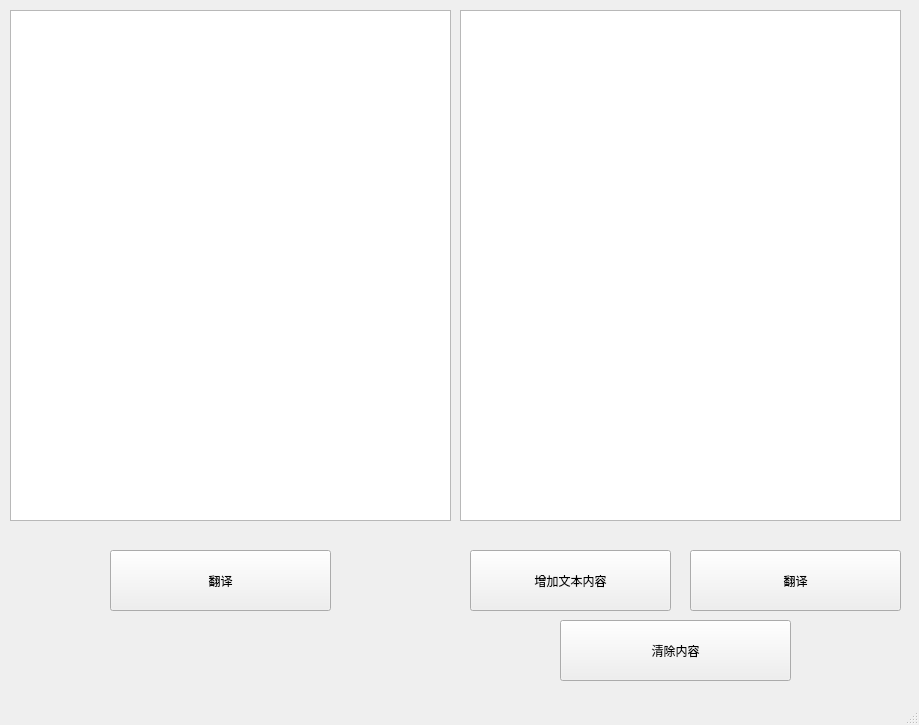
<?xml version="1.0" encoding="UTF-8"?>
<ui version="4.0">
 <class>Translator_Google</class>
 <widget class="QMainWindow" name="Translator_Google">
  <property name="geometry">
   <rect>
    <x>0</x>
    <y>0</y>
    <width>919</width>
    <height>725</height>
   </rect>
  </property>
  <property name="windowTitle">
   <string>Translator</string>
  </property>
  <widget class="QWidget" name="centralwidget">
   <widget class="QTextBrowser" name="textBrowser_origin">
    <property name="geometry">
     <rect>
      <x>10</x>
      <y>10</y>
      <width>441</width>
      <height>511</height>
     </rect>
    </property>
    <property name="styleSheet">
     <string notr="true">font: 14pt &quot;微软雅黑&quot;;</string>
    </property>
   </widget>
   <widget class="QPushButton" name="add_content_button">
    <property name="geometry">
     <rect>
      <x>470</x>
      <y>550</y>
      <width>201</width>
      <height>61</height>
     </rect>
    </property>
    <property name="styleSheet">
     <string notr="true">font: 14pt &quot;微软雅黑&quot;;</string>
    </property>
    <property name="text">
     <string>增加文本内容</string>
    </property>
   </widget>
   <widget class="QPushButton" name="translate_2_button">
    <property name="geometry">
     <rect>
      <x>690</x>
      <y>550</y>
      <width>211</width>
      <height>61</height>
     </rect>
    </property>
    <property name="styleSheet">
     <string notr="true">font: 14pt &quot;微软雅黑&quot;;</string>
    </property>
    <property name="text">
     <string>翻译</string>
    </property>
   </widget>
   <widget class="QPushButton" name="clear_content_button">
    <property name="geometry">
     <rect>
      <x>560</x>
      <y>620</y>
      <width>231</width>
      <height>61</height>
     </rect>
    </property>
    <property name="styleSheet">
     <string notr="true">font: 14pt &quot;微软雅黑&quot;;</string>
    </property>
    <property name="text">
     <string>清除内容</string>
    </property>
   </widget>
   <widget class="QPushButton" name="translate_1_button">
    <property name="geometry">
     <rect>
      <x>110</x>
      <y>550</y>
      <width>221</width>
      <height>61</height>
     </rect>
    </property>
    <property name="styleSheet">
     <string notr="true">font: 14pt &quot;微软雅黑&quot;;</string>
    </property>
    <property name="text">
     <string>翻译</string>
    </property>
   </widget>
   <widget class="QTextBrowser" name="textBrowser_translation">
    <property name="geometry">
     <rect>
      <x>460</x>
      <y>10</y>
      <width>441</width>
      <height>511</height>
     </rect>
    </property>
   </widget>
  </widget>
  <widget class="QStatusBar" name="statusbar"/>
 </widget>
 <resources/>
 <connections/>
</ui>
